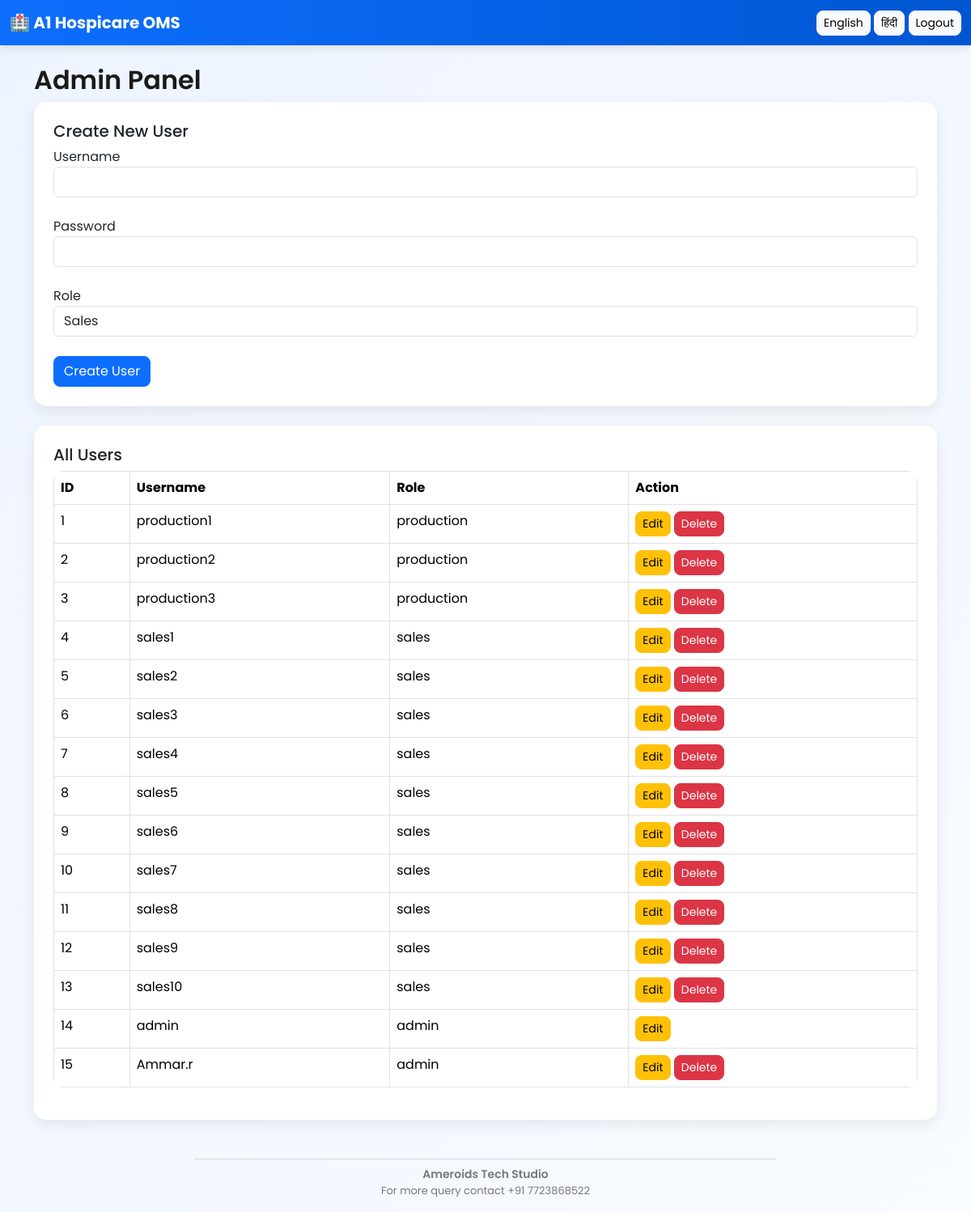
Page /admin (signed in) on the committed database.
### models.py (models this page shows)
class User(UserMixin, db.Model):
    id = db.Column(db.Integer, primary_key=True)
    username = db.Column(db.String(100), unique=True, nullable=False)
    password = db.Column(db.String(200), nullable=False)
    role = db.Column(db.String(50), nullable=False)

### app.py (the view, shortened to what this page needs)
@app.route("/admin", methods=["GET", "POST"])
@login_required
def admin_dashboard():
    if current_user.role != "admin":
        return redirect(url_for("login"))
    users = User.query.all()
    return render_template("admin_dashboard.html", users=users)

### app.py (called while the page is built)
@app.context_processor
def inject_translations():
    lang = session.get("lang", "en")
    return dict(translations=translations, lang=lang)

@login_manager.user_loader
def load_user(user_id):
    return User.query.get(int(user_id))

### templates/admin_dashboard.html (shortened to what this page needs)
{% extends "base.html" %}
{% block content %}
<h2>Admin Panel</h2>
<div class="card p-4 mb-4">
<h5>Create New User</h5>
<form method="POST">
<label>Username</label>
<input class="form-control" name="username" required>
<br>
<label>Password</label>
<input class="form-control" name="password" required>
<br>
<label>Role</label>
<select class="form-control" name="role" required>
    <option value="sales">Sales</option>
</select>
<br>
<button class="btn btn-primary">Create User</button>
</form>
</div>
<div class="card p-4">
<h5>All Users</h5>
<table class="table table-bordered">
<tr>
<th>ID</th>
<th>Username</th>
<th>Role</th>
<th>Action</th>
</tr>
{% for user in users %}
<tr>
<td>{{ user.id }}</td>
<td>{{ user.username }}</td>
<td>{{ user.role }}</td>
<td>
<a href="/edit_user/{{ user.id }}" class="btn btn-warning btn-sm">Edit</a>
{% if user.username != current_user.username %}
<a href="/delete_user/{{ user.id }}" class="btn btn-danger btn-sm">
Delete
</a>
{% endif %}
</td>
</tr>
{% endfor %}
</table>
</div>
{% endblock %}

### templates/base.html (style rules this page uses)
body { font-family: 'Poppins', sans-serif; background: linear-gradient(135deg, #eef4ff, #f8fbff); }
.card { border-radius: 15px; border: none; box-shadow: 0 6px 18px rgba(0,0,0,0.08); transition: 0.3s ease; }
.table { border-radius: 12px; overflow: hidden; }
.btn { border-radius: 8px; transition: 0.2s ease; }
h2 { font-weight: 600; color: #1a1a1a; }

### rows in the picture
User: id "1", username "production1", role "production"
User: id "2", username "production2", role "production"
User: id "3", username "production3", role "production"
User: id "4", username "sales1", role "sales"
User: id "5", username "sales2", role "sales"
User: id "6", username "sales3", role "sales"
User: id "7", username "sales4", role "sales"
User: id "8", username "sales5", role "sales"
User: id "9", username "sales6", role "sales"
User: id "10", username "sales7", role "sales"
User: id "11", username "sales8", role "sales"
User: id "12", username "sales9", role "sales"
User: id "13", username "sales10", role "sales"
User: id "14", username "admin", role "admin"
User: id "15", username "Ammar.r", role "admin"
